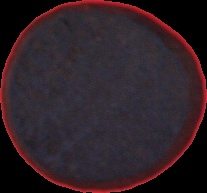
#> input picture code/01.jpg, 207 x 193 px, given as the content of the folder /home/shrobon/Assignment2/Images/Arecacatechu/ac, which was not available
$ python start1.py   (Python 2 division)   (older library calls are emulated)
#> lines starting #> are read from the running program, lines starting #| are printed output that depends on the picture; after the words box and inside, x2 and y2 are one past the last pixel; in counts of white or black regions, pixels touching at a corner belong together; pictures that were not available may be replaced by others from this repository, and a replacement may not be noted
#> (reads code/dataset.txt from the repository)
#> further down, img is the input picture: shape (193, 207, 3); mean B, G, R 39.2, 32.9, 47.2
### code/shrobonutils.py
#__Filename__: shrobonutils.py
#__author__ : Shrobon Biswas
#__Desccription__: This file contains the helper functions
import cv2
import numpy as np


def find_crucial_contours(img,contour):
	##################################################
	# This function helps to remove the false contours
	# and returns only the contours needed by our application
	# Change the threshold value, and ratio of the image area (0.8 in my case )
	# and size of the contour you are looking at (above 10000 in my case)
	# as per your application
	##################################################
	arealist=[]
	accepted_contours=[]
	image_area = img.shape[0] * img.shape[1]
	for i in contour:
		cont_area = cv2.contourArea(i)
		if cont_area >= 10000 and cont_area <= 0.8* image_area:
			arealist.append(cont_area)
			accepted_contours.append(i)

	return accepted_contours


def make_binary(thresh):
	for i in range(0,thresh.shape[0]):
		for j in range(0,thresh.shape[1]):
			if thresh[i][j] < 50:
				thresh[i][j] = 0
			else:
				thresh[i][j] = 255

	return thresh


def perform_masking(img,thresh):
	# Performs masking of 2 images using bitwise_and
	# to extract the region of interst

	result_b = cv2.bitwise_and(img[:,:,0],img[:,:,0],mask=thresh)
	result_g = cv2.bitwise_and(img[:,:,1],img[:,:,1],mask=thresh)
	result_r = cv2.bitwise_and(img[:,:,2],img[:,:,2],mask=thresh)

	Final_Result = np.zeros_like(img)
	Final_Result[:,:,0] = result_b
	Final_Result[:,:,1] = result_g
	Final_Result[:,:,2] = result_r
	return Final_Result


def kmeans(image):
    image=cv2.GaussianBlur(image,(7,7),0)
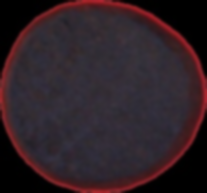
#> image: shape (193, 207, 3); mean of channels 0, 1, 2 39.3, 32.9, 47.2; drawn as B, G, R
    vectorized=image.reshape(-1,3)
    vectorized=np.float32(vectorized)
    criteria=(cv2.TERM_CRITERIA_EPS + cv2.TERM_CRITERIA_MAX_ITER,10, 1.0)
    # we have a background and a forebround , so number of segments  should be 2,
    # that is why i used the parameter as 2
    ret,label,center=cv2.kmeans(vectorized,2,None,criteria,10,cv2.KMEANS_RANDOM_CENTERS)
#> ret = 46691913.4; center = [[36.26, 32.02, 105.1], [39.62, 33.02, 40.31]]
    res = center[label.flatten()]
    segmented_image = res.reshape((image.shape))
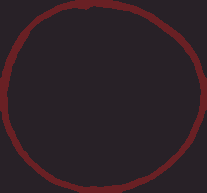
#> segmented_image: shape (193, 207, 3) float32; mean of channels 0, 1, 2 39.3, 32.9, 47.3; drawn as B, G, R

    return label.reshape((image.shape[0],image.shape[1])),segmented_image.astype(np.uint8)

### code/start1.py
#__author__ : Shrobon Biswas
'''__Description__ :

This script segments individual herbs from the given images of the dataset.
The extracted herbs are labeled with the first 2 letters of their class name,
and stored in a separate folder named extracted
'''
import numpy as np
import cv2
import os
from matplotlib import pyplot as plt
from shrobonutils import find_crucial_contours, make_binary, perform_masking, kmeans
import glob


# The dataset.txt file contains the path of the directories that contain the different classes of herbs
with open('dataset.txt') as file:
	data = file.read()

data = data.split('\n')
data = data[:len(data)-1]
# the path names of the herb classes are now stored in this list called data
# print the data list out to see the the folder names


# Now we open each folder, and extract inidividual herbs from each picture inside that folder
for folder in data:
	print "Folder currently in use %s"%folder

	#To grab all the images in a given folder
	imagePaths = glob.glob((folder)+"*.jpg")
	image_counter = 0 # This tracks, how many herbs have beeen extracted till now


	#This is to extract the class name of the herb
	#The first 2 letter of each class of herb is chosen as the filename followed by the number i
	name_list = imagePaths[0].split('/')
	category_name = name_list[-2]


	for im in imagePaths:
		img = cv2.imread(im)

		# Since the images have a particular shade of background colour,
		# and since the foreground(herbs) have contrasting colour,
		# K-means will works awesome for this .... as it can easily form two diffferent clusters,
		# based on the very different colour information from the input image.
		label,result = kmeans(img)
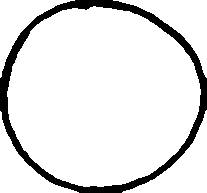
#> label: shape (193, 207) int32; values 0 (black) and 1 (white), 89.3% white; 1 black region, box (x1, y1, x2, y2) and area: (0, 0, 207, 193) 4273


		imgray = cv2.cvtColor(result,cv2.COLOR_BGR2GRAY)
		ret,thresh = cv2.threshold(imgray,0,255,cv2.THRESH_BINARY | cv2.THRESH_OTSU)
#> thresh: shape (193, 207); 10.7% white; 1 white region
#> ret = 36
		(image, contour , _) =  cv2.findContours(thresh,cv2.RETR_LIST,cv2.CHAIN_APPROX_SIMPLE)
#> contour = 2 contours; box (x1, y1, x2, y2) and area: (0, 0, 207, 193) 31280, (6, 5, 202, 188) 27557
		accepted_contours= find_crucial_contours(img,contour)
#> the loop in find_crucial_contours, `for i in contour:` made 2 passes
#> cont_area on passes 1 to 2: 27557, 31280.5
#> after the loop in find_crucial_contours, `for i in contour:`: accepted_contours has the same summary as contour outside find_crucial_contours; arealist = [27557, 31280.5]
#> accepted_contours has the same summary as contour
		# find_crucial_contours is not a standard opencv function,
		# I defined this function in the helper functions file named shrobonutils.py
		# This is a fullproof method of detecting on the required contours
		# It eliminates the contours that might have been falsely detected
		# Go though the function code in shrobonutils.py, to understand the inner workings


		thresh = make_binary(thresh) # i have defined the make_binary_function in shrobonutild.py

		#In this part of code, each herb is
		#1. Cropped ,after performing masking
		#2.
		for i in range(0,len(accepted_contours)):
			image_counter = image_counter + 1
			cv2.drawContours(thresh, accepted_contours, i, (255,255,255),thickness = -1)
			x,y,w,h = cv2.boundingRect(accepted_contours[i])

			#Defining the mask
			mask = thresh[y:y+h,x:x+w]

			#Erosion has been performed to remove the borders of the herb, which had a tinge of the background color
			kernel = np.ones((5,5),np.uint8)
			erosion = cv2.erode(mask,kernel,iterations = 2)


			cropped_img= img[y:y+h,x:x+w]
			Masked = perform_masking(cropped_img,erosion)
			#We are now saving the extracted herb into the folder, after labelling it (filename)
			cv2.imwrite('/home/shrobon/Assignment2/code/extracted/'+category_name+str(image_counter)+'.jpg',Masked)
#> this loop made 2 passes
#> (image_counter, x, y, w, h) on passes 1 to 2: (1, 6, 5, 196, 183), (2, 0, 0, 207, 193)
#> pass 1, `erosion = cv2.erode(mask,kernel,iterations = 2)`:
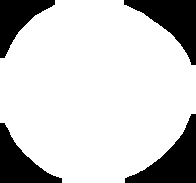
#> erosion: shape (183, 196); 79.6% white; 4 black regions, box (x1, y1, x2, y2) and area: (125, 114, 196, 183) 2121, (124, 0, 196, 65) 2061, (0, 123, 62, 183) 1669, (0, 0, 55, 58) 1476
#> pass 1, `cropped_img= img[y:y+h,x:x+w]`:
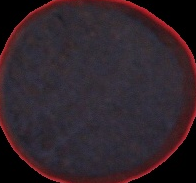
#> cropped_img: shape (183, 196, 3); mean B, G, R 42.5, 35.6, 48.7
#> pass 1, in perform_masking, `result_b = cv2.bitwise_and(img[:,:,0],img[:,:,0],mask=thresh)`:
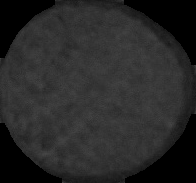
#> result_b: shape (183, 196); min 0, max 71, mean 40.2
#> after the loop:
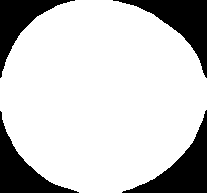
#> mask: shape (193, 207); 79% white; 4 black regions, box (x1, y1, x2, y2) and area: (122, 110, 207, 193) 2344, (113, 0, 207, 78) 2302, (0, 111, 79, 193) 1973, (0, 0, 75, 78) 1768
#> after the loop, image_counter = 2


'''
for i in range(0,len(accepted_contours)):
	cv2.drawContours(thresh, accepted_contours, i, (255,255,255),thickness = -1)

	rect = cv2.minAreaRect(accepted_contours[i])
	box = cv2.boxPoints(rect)
	box = np.int0(box)
	im = cv2.drawContours(thresh,[box],0,(255,255,255),1)

	# Strong the bounding box for later use in cropping
	# print box

cv2.imshow("This is it !! ",thresh)
cv2.waitKey(0)
cv2.imshow('Segmented Image',thresh)


Masked = perform_masking(img,thresh)

cv2.imshow("After masking",Masked)
cv2.imwrite('test.jpg',Masked)
cv2.waitKey(0)
'''
